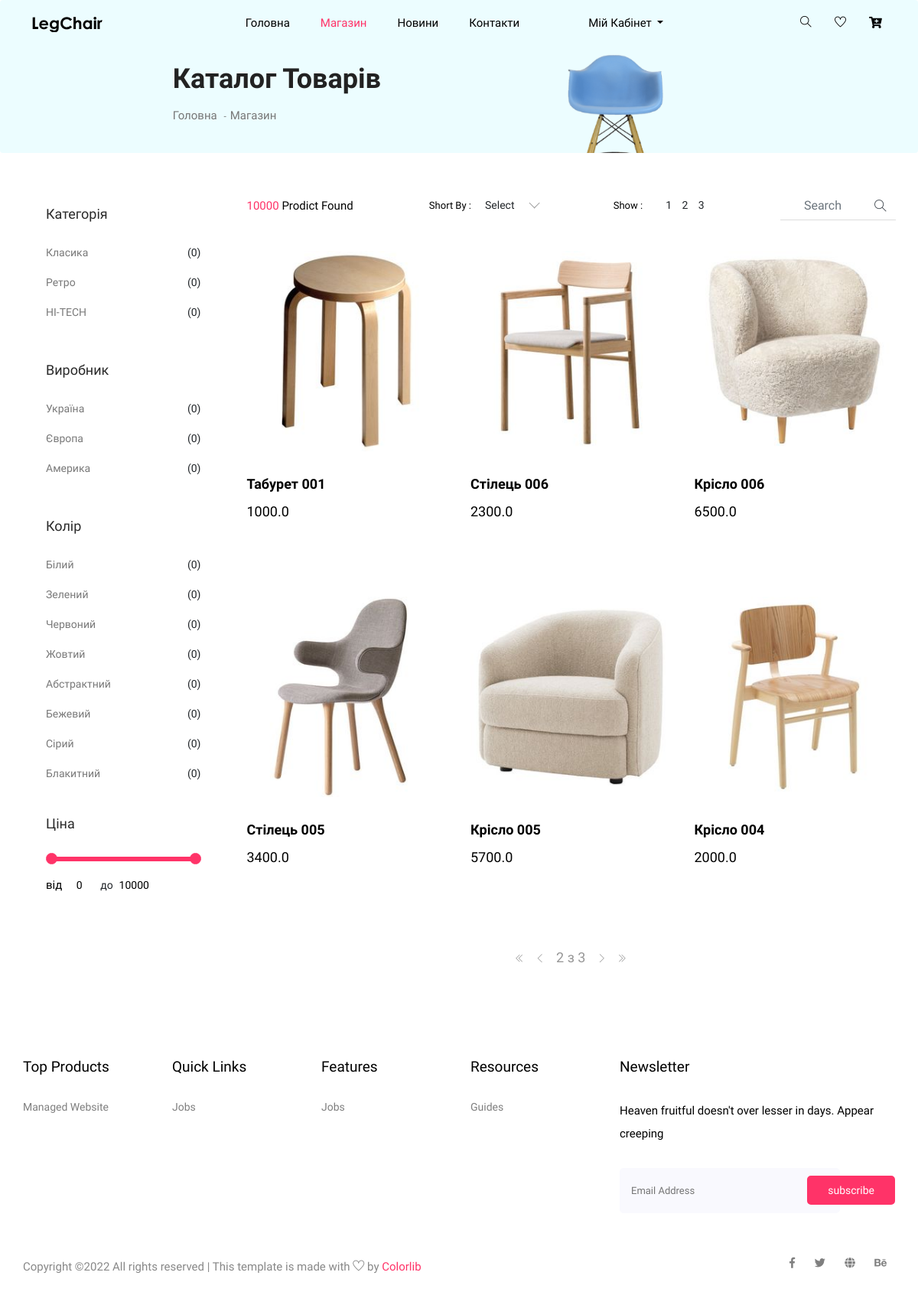
The page /store/?page=2 on the database its author committed.
### store/models.py (models this page shows, shortened)
class Category(models.Model):
    name = models.CharField(max_length=100, unique=True, null=False)

class Producer(models.Model):
    name = models.CharField(max_length=100, unique=True, null=False)

class Color(models.Model):
    name = models.CharField(max_length=50, unique=True, null=False)

class Product(models.Model):
    name = models.CharField(max_length=100, unique=True, null=False)
    about = models.TextField(max_length=500, null=False)
    photo = models.FileField(upload_to='products/', null=False)
    price = models.FloatField(null=False, default=1000)
    count = models.IntegerField(null=False, default=1)
    producer = models.ForeignKey(Producer, on_delete=models.CASCADE)
    category = models.ForeignKey(Category, on_delete=models.CASCADE)
    color = models.ForeignKey(Color, on_delete=models.CASCADE)

### store/views.py (the view)
# urls.py: path('', index),
def index(request):
    all_products = Product.objects.all()
    page_size = 6
    paginator = Paginator(all_products, page_size)
    page_number = request.GET.get('page')
    return render(request, 'store/index.html', {
        'page_title': 'Каталог товарів',
        'all_products': all_products,
        'all_categories': Category.objects.all(),
        'all_producers': Producer.objects.all(),
        'all_colors': Color.objects.all(),
        'paginate_products': paginator.get_page(page_number),
        'page': 1
    })

### templates/store/index.html (shortened to what this page needs)
{% extends 'layouts/base.html' %}
{% block content %}
{% load static %}
    <section class="breadcrumb breadcrumb_bg">
        <div class="container">
            <div class="row justify-content-center">
                <div class="col-lg-8">
                    <div class="breadcrumb_iner">
                        <div class="breadcrumb_iner_item">
                            <h2>{{ page_title }}</h2>
                            <p><a href="/">Головна</a> <span>-</span>Магазин</p>
                        </div>
                    </div>
                </div>
            </div>
        </div>
    </section>
    <section class="cat_product_area section_padding">
        <div class="container">
            <div class="row">
                <div class="col-lg-3">
                    <div class="left_sidebar_area">
                        <aside class="left_widgets p_filter_widgets">
                            <div class="l_w_title">
                                <h3>Категорія</h3>
                            </div>
                            <div class="widgets_inner">
                                <ul class="list">
                                    {% for c in all_categories %}
                                    <li>
                                        <a href="#">{{ c.name }}</a>
                                        <span>(0)</span>
                                    </li>
                                    {% endfor %}
                                </ul>
                            </div>
                        </aside>
                        <aside class="left_widgets p_filter_widgets">
                            <div class="l_w_title">
                                <h3>Виробник</h3>
                            </div>
                            <div class="widgets_inner">
                                <ul class="list">
                                    {% for p in all_producers %}
                                    <li>
                                        <a href="#">{{ p.name }}</a>
                                        <span>(0)</span>
                                    </li>
                                    {% endfor %}
                                </ul>
                            </div>
                        </aside>
                        <aside class="left_widgets p_filter_widgets">
                            <div class="l_w_title">
                                <h3>Колір</h3>
                            </div>
                            <div class="widgets_inner">
                                <ul class="list">
                                    {% for c in all_colors %}
                                    <li>
                                        <a href="#">{{ c.name }}</a>
                                        <span>(0)</span>
                                    </li>
                                    {% endfor %}
                                </ul>
                            </div>
                        </aside>
                        <aside class="left_widgets p_filter_widgets price_rangs_aside">
                            <div class="l_w_title">
                                <h3>Ціна</h3>
                            </div>
                            <div class="widgets_inner">
                                <div class="range_item">
                                    <input type="text" class="js-range-slider" value="" />
                                    <div class="d-flex">
                                        <div class="price_text">
                                            <p>від</p>
                                        </div>
                                        <div class="price_value d-flex justify-content-center">
                                            <input type="text" class="js-input-from" id="amount" readonly />
                                            <span>до</span>
                                            <input type="text" class="js-input-to" id="amount" readonly />
                                        </div>
                                    </div>
                                </div>
                            </div>
                        </aside>
                    </div>
                </div>
                <div class="col-lg-9">
                    <div class="row">
                        <div class="col-lg-12">
                            <div class="product_top_bar d-flex justify-content-between align-items-center">
                                <div class="single_product_menu">
                                    <p><span>10000 </span> Prodict Found</p>
                                </div>
                                <div class="single_product_menu d-flex">
                                    <h5>short by : </h5>
                                </div>
                                <div class="single_product_menu d-flex">
                                    <h5>show :</h5>
                                    <div class="top_pageniation">
                                        <ul>
                                            <li>1</li>
                                            <li>2</li>
                                            <li>3</li>
                                        </ul>
                                    </div>
                                </div>
                                <div class="single_product_menu d-flex">
                                    <div class="input-group">
                                        <input type="text" class="form-control" placeholder="search"
                                            aria-describedby="inputGroupPrepend">
                                        <div class="input-group-prepend">
                                            <span class="input-group-text" id="inputGroupPrepend"><i
                                                    class="ti-search"></i></span>
                                        </div>
                                    </div>
                                </div>
                            </div>
                        </div>
                    </div>
                    <div class="row align-items-center latest_product_inner">
                        {% for p in paginate_products %}
                        <div class="col-lg-4 col-sm-6">
                            <div class="single_product_item">
                                <a href="#"><img src="../media/{{ p.photo }}" alt=""></a>
                                <div class="single_product_text">
                                    <h4>{{ p.name }}</h4>
                                    <h3>{{ p.price }}</h3>
                                </div>
                            </div>
                        </div>
                        {% endfor %}
                        <div class="col-lg-12">
                            <div class="pageination">
                                <nav aria-label="Page navigation example">
                                    <ul class="pagination justify-content-center">
                                        {% if paginate_products.has_previous %}
                                        <li class="page-item">
                                            <a class="page-link" href="?page=1"><i class="ti-angle-double-left"></i></a>
                                        </li>
                                        <li class="page-item">
                                            <a class="page-link" href="?page={{ paginate_products.previous_page_number }}">
                                                <i class="ti-angle-left"></i>
                                            </a>
                                        </li>
                                        {% endif %}
                                        <li class="page-item">
                                            <span class="page-link">{{paginate_products.number }} з {{ paginate_products.paginator.num_pages }}</span>
                                        </li>
                                        {% if paginate_products.has_next %}
                                        <li class="page-item">
                                            <a class="page-link" href="?page={{ paginate_products.next_page_number }}">
                                                <i class="ti-angle-right"></i>
                                            </a>
                                        </li>
                                        <li class="page-item">
                                            <a class="page-link" href="?page={{ paginate_products.num_number }}">
                                                <i class="ti-angle-double-right"></i>
                                            </a>
                                        </li>
                                        {% endif %}
                                    </ul>
                                </nav>
                            </div>
                        </div>
                    </div>
                </div>
            </div>
        </div>
    </section>
{% endblock %}

### static/css/price_rangs.css (style rules this page uses)
.irs-hidden-input { position: absolute !important; display: block !important; top: 0 !important; left: 0 !important; width: 0 !important; height: 0 !important; font-size: 0 !important; line-height: 0 !important; padding: 0 !important; margin: 0 !important; outline: none !important; z-index: -9999 !important; background: none !important; border-style: solid !important; border-color: transparent !important; }

### rows shown on the page
Category: name "Класика"
Category: name "Ретро"
Category: name "HI-TECH"
Producer: name "Україна"
Producer: name "Європа"
Producer: name "Америка"
Color: name "Білий"
Color: name "Зелений"
Color: name "Червоний"
Color: name "Жовтий"
Color: name "Абстрактний"
Color: name "Бежевий"
Color: name "Сірий"
Color: name "Блакитний"
Product: photo (picture), name "Табурет 001", price "1000.0"
Product: photo (picture), name "Стілець 006", price "2300.0"
Product: photo (picture), name "Крісло 006", price "6500.0"
Product: photo (picture), name "Стілець 005", price "3400.0"
Product: photo (picture), name "Крісло 005", price "5700.0"
Product: photo (picture), name "Крісло 004", price "2000.0"

### other values the page prints
{{ page_title }} "Каталог Товарів"
{{ paginate_products.number }} "2"
{{ paginate_products.paginator.num_pages }} "3"
